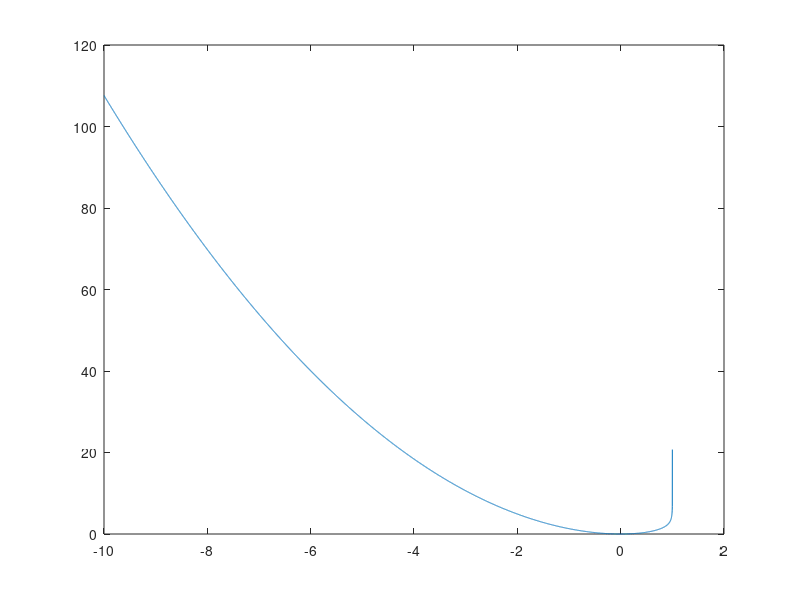

MATLAB code to generate this figure:
function plot_log_compensation_function

x = linspace(-10,0.999999999, 10000);

N = length(x);
y = zeros(size(x));

a = 1.0;

for ii = 1:N
    x_ii = x(ii);
    y(ii) = -log(1-a*x_ii) - a*x_ii + x_ii^2;
end

figure(1)
plot(x,y)

end
